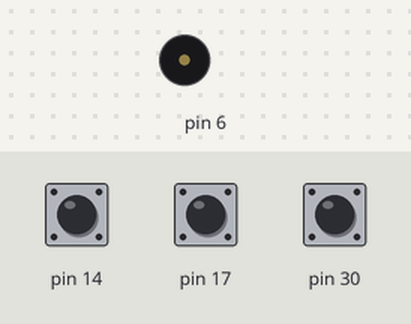
The sketch below on a simulated Arduino Leonardo, built with avr-gcc and run on an emulated ATmega32U4. On the bench: buzzer (waves = sounding). The inputs (shaded band) are chosen by the test bench; at power-on: pin 14 HIGH, pin 17 HIGH, pin 30 HIGH.

Above: at 1.2 s.
1.3 s: pin 14 pulled LOW for 0.15 s
At 1.38 s:
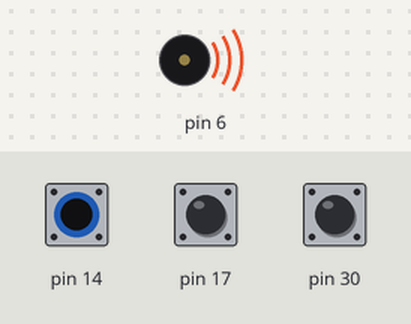
2.9 s: pin 14 pulled LOW for 3.2 s
At 7.3 s:
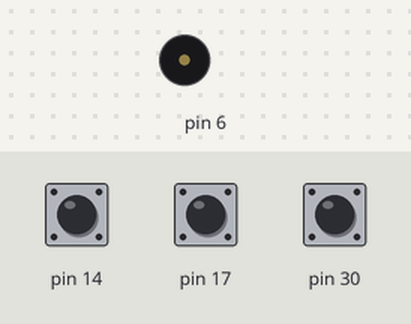
7.6 s: pin 17 pulled LOW for 3.2 s
At 8.7 s:
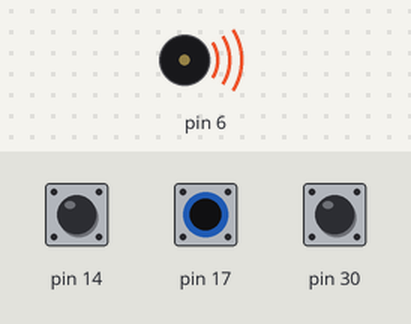
Timing chart, 0 to 12.3 s (numbered marks = the images above; inputs shaded):
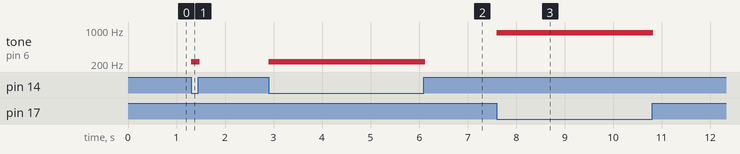

The sketch:

Trycka.ino
```cpp
// (licence header left out)
#include <Wire.h>
#include <Zumo32U4.h>

Zumo32U4ButtonA buttonA;
Zumo32U4ButtonB buttonB;
Zumo32U4ButtonC buttonC;
Zumo32U4Buzzer buzzer;

void setup()
{
}

void loop()
{

  if (buttonA.isPressed())
  {
    // Spela en 220 Hz ton i 200mS
    buzzer.playFrequency(220, 25, 15);
  }
  if (buttonB.isPressed())
  {
    // Spela en 440 Hz ton i 200mS
    buzzer.playFrequency(440, 25, 15);
  }
  if (buttonC.isPressed())
  {
    // Spela en 880 Hz ton i 200mS
    buzzer.playFrequency(880, 25, 15);
  }
}
```

Measured:
- after the input at 1.3 s, tone on pin 6: silent → 220 Hz at once, → silent 0.17 s later
- after the input at 2.9 s, tone on pin 6: silent → 220 Hz at once, → silent 3.2 s later
- after the input at 7.6 s, tone on pin 6: silent → 880 Hz at once, → silent 3.2 s later
